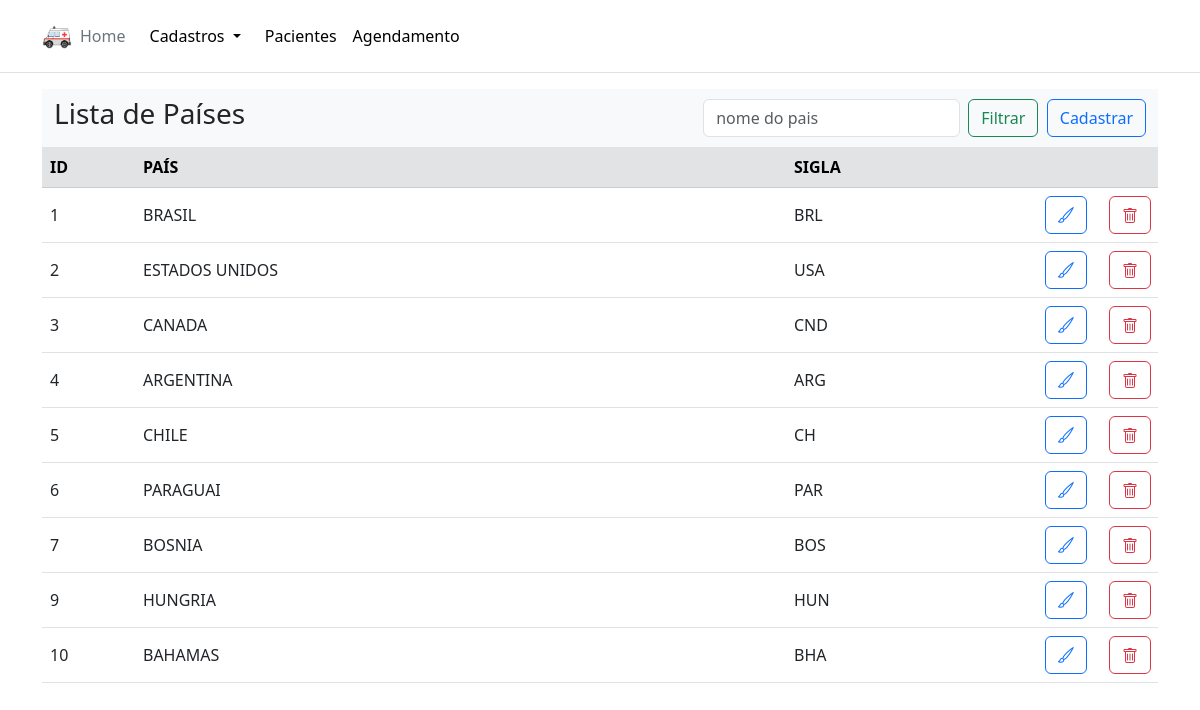
The page /paises on the database its author committed.
### models.py (models this page shows, shortened)
class Pais (Base):
    __tablename__ = "PAIS"
    pais_id = Column(INTEGER, primary_key=True)
    nome = Column(TEXT(250))
    sigla = Column(TEXT(3))

### app.py (the view)
@app.route("/paises")
def paises():
    nome = request.args.get('nome', default = '', type = str)
    if nome == '':
        paises = session.query(Pais).all()
    else:
        paises = session.query(Pais).filter(ilike_op(Pais.nome,f'%{nome}%')).all()
    return render_template('paises.html',paises=paises)

### templates/paises.html (shortened to what this page needs)
{% extends 'base.html' %}
{% block content %}
    <nav class="navbar navbar-expand-lg bg-body-tertiary">
        <div class="container-fluid">
        <div class="collapse navbar-collapse" id="navbarSupportedContent">
            <h3>Lista de Países</h3>
            <form class="d-flex" role="search">
            <input class="form-control me-2" id="nome" name="nome" type="search" placeholder="nome do pais" aria-label="Search">
            <button class="btn btn-outline-success" type="submit">Filtrar</button>
            </form>
            <a class="btn btn-outline-primary d-inline-flex align-items-center" href="/paises/novo" role="button">Cadastrar</a>
        </div>
        </div>
    </nav>
    <table class="table table-hover">
        <thead>
            <tr class="table-secondary">
                <th class="col-1">ID</th>
                <th class="col-7">PAÍS</th>
                <th class="col-2">SIGLA</th>
                <th class="col-2"></th>
        </thead>
        <tbody>
        {% for pais in paises %}
            <tr>
                <td class="col-1 align-middle">{{ pais['pais_id'] }}</td>
                <td class="col-7 align-middle">{{ pais['nome'] }}</td>
                <td class="col-2 align-middle">{{ pais['sigla'] }}</td>
                <td class="col-1 align-middle">
                    <div class="row buttons justify-content-end">
                        <div class="col-2">
                            <a class="btn btn-outline-primary" href="/paises/editar/{{pais['pais_id']}}">
                                <i class="bi bi-brush"></i>
                            </a>
                        </div>
                        <div class="col-2"></div>
                        <div class="col-2">
                            <button type="button" class="btn btn-outline-danger" data-bs-toggle="modal" data-bs-target="#staticBackdrop">
                            </button>
                        </div>
                        <div class="col-2"></div>
                    </div>
                </td>
            </tr>
        {% endfor %}
        </tbody>
    </table>
{% endblock %}

### rows shown on the page
Pais: pais_id "1", nome "BRASIL", sigla "BRL"
Pais: pais_id "2", nome "ESTADOS UNIDOS", sigla "USA"
Pais: pais_id "3", nome "CANADA", sigla "CND"
Pais: pais_id "4", nome "ARGENTINA", sigla "ARG"
Pais: pais_id "5", nome "CHILE", sigla "CH"
Pais: pais_id "6", nome "PARAGUAI", sigla "PAR"
Pais: pais_id "7", nome "BOSNIA", sigla "BOS"
Pais: pais_id "9", nome "HUNGRIA", sigla "HUN"
Pais: pais_id "10", nome "BAHAMAS", sigla "BHA"
